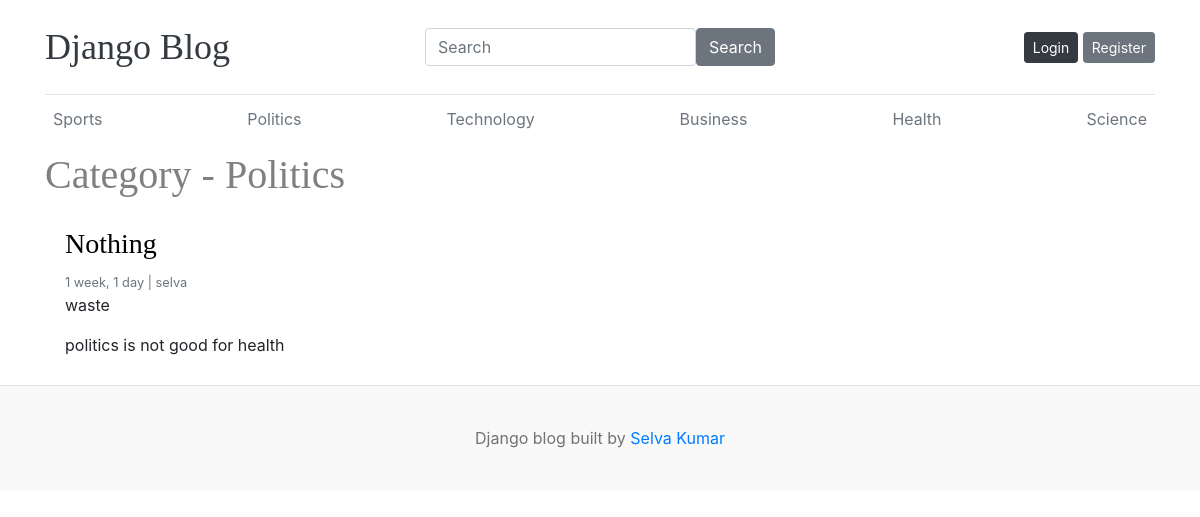
Before: /home/2/ with the older database file.
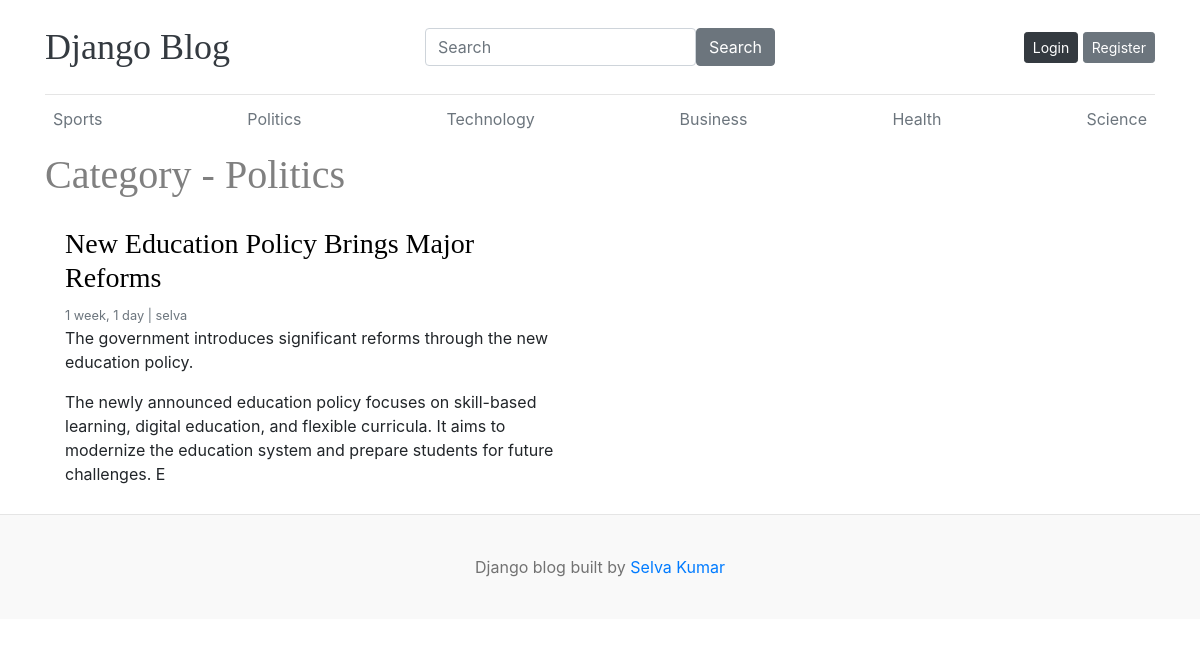
After: the same page with the newer database file.
### blog/models.py (models this page shows, shortened)
class Blog(models.Model):
    title = models.CharField(max_length=100)
    slug = models.SlugField(max_length=100,unique=True,blank=True)
    category = models.ForeignKey(Category,on_delete=models.CASCADE)
    author = models.ForeignKey(User,on_delete=models.CASCADE)
    image = models.ImageField(upload_to="uploads/%Y/%m/%d")
    description = models.CharField(max_length=400)
    blog_body = models.TextField(max_length=200)
    status = models.CharField(max_length=20,choices=STATUS,default="Draft")
    is_featured = models.BooleanField(default=False)
    created_at = models.DateTimeField(auto_now_add=True)
    updated_at = models.DateTimeField(auto_now=True)

### blog/views.py (the view)
# urls.py: path('home/<int:pk>/',category, name='category'),
def category(request,pk):
    post = Blog.objects.filter(category=pk,status="Published")
    category = Category.objects.get(pk=pk)
    context={
        'posts' : post,
        'category' : category
    }
    return render(request, 'category.html',context)

### blog/context_processors.py (called while the page is built)
def get_categories(request):
    categories = Category.objects.all()
    return dict(categories=categories)

def get_social_media(request):
    social_media = Social_media.objects.all()
    return dict(social_media=social_media)

### blog/models.py (called while the page is built)
    def __str__(self):
        return self.category

### templates/category.html
{% extends 'base.html' %}
{% block content %}
{% include 'navcategory.html' %}
<h2 class="blog-post-title" style="color: gray;">Category - {{ category }}</h2>
  <div class="row mb-2">
    {% for item in posts %}
    <div class="col-md-6">
      <div class="card border-0" >
        <div class="card-body">
          <h3><a href="{% url 'single_blog' item.slug %}" style="color: black;">{{item.title}}</a></h3>
          <small class="mb-1 text-muted">{{item.created_at | timesince }} | {{item.author}}</small>
          <p class="card-text">{{item.description}}</p>
          <p class="card-text">{{item.blog_body}}</p>
        </div>
      </div>
    </div>
    {% endfor %}
  </div>
{% endblock %}

Changed rows visible on the page:
changed Blog "selva": title "Nothing" → "New Education Policy Brings Major Reforms"; description "waste" → "The government introduces significant reforms through the new education policy."; blog_body "politics is not good for health" → "The newly announced education policy focuses on skill-based learning, digital education, and flexible curricula. It aims to modernize the education system and prepare students for future challenges. E"
